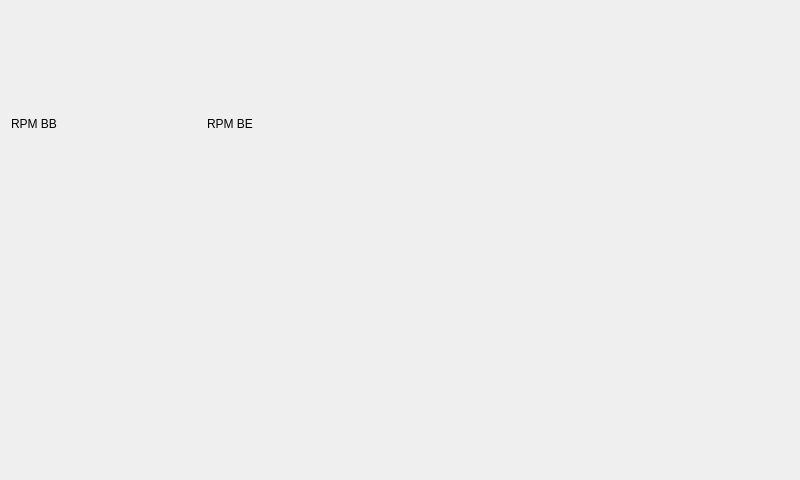
<?xml version="1.0" encoding="UTF-8"?>
<ui version="4.0">
 <class>PilotWindow</class>
 <widget class="QWidget" name="PilotWindow">
  <property name="geometry">
   <rect>
    <x>0</x>
    <y>0</y>
    <width>800</width>
    <height>480</height>
   </rect>
  </property>
  <property name="windowTitle">
   <string>Form</string>
  </property>
  <layout class="QHBoxLayout" name="horizontalLayout">
   <item>
    <layout class="QVBoxLayout" name="verticalLayout">
     <item>
      <layout class="QHBoxLayout" name="horizontalLayout_3"/>
     </item>
     <item>
      <layout class="QHBoxLayout" name="horizontalLayout_2">
       <item>
        <layout class="QVBoxLayout" name="verticalLayout_2">
         <item>
          <widget class="QLabel" name="label">
           <property name="text">
            <string>RPM BB</string>
           </property>
          </widget>
         </item>
         <item>
          <widget class="Speedometer" name="widget_2" native="true"/>
         </item>
        </layout>
       </item>
       <item>
        <layout class="QVBoxLayout" name="verticalLayout_3">
         <item>
          <widget class="QLabel" name="label_2">
           <property name="text">
            <string>RPM BE</string>
           </property>
          </widget>
         </item>
         <item>
          <widget class="Speedometer" name="widget_3" native="true"/>
         </item>
        </layout>
       </item>
      </layout>
     </item>
    </layout>
   </item>
   <item>
    <widget class="BatteryLevelWidget" name="widget" native="true"/>
   </item>
  </layout>
 </widget>
 <customwidgets>
  <customwidget>
   <class>Speedometer</class>
   <extends>QWidget</extends>
   <header>custom_widgets/Qt-Speedometer-Widget/speedometer.h</header>
   <container>1</container>
  </customwidget>
  <customwidget>
   <class>BatteryLevelWidget</class>
   <extends>QWidget</extends>
   <header>custom_widgets/batterylevelwidget.h</header>
   <container>1</container>
  </customwidget>
 </customwidgets>
 <resources/>
 <connections/>
</ui>
